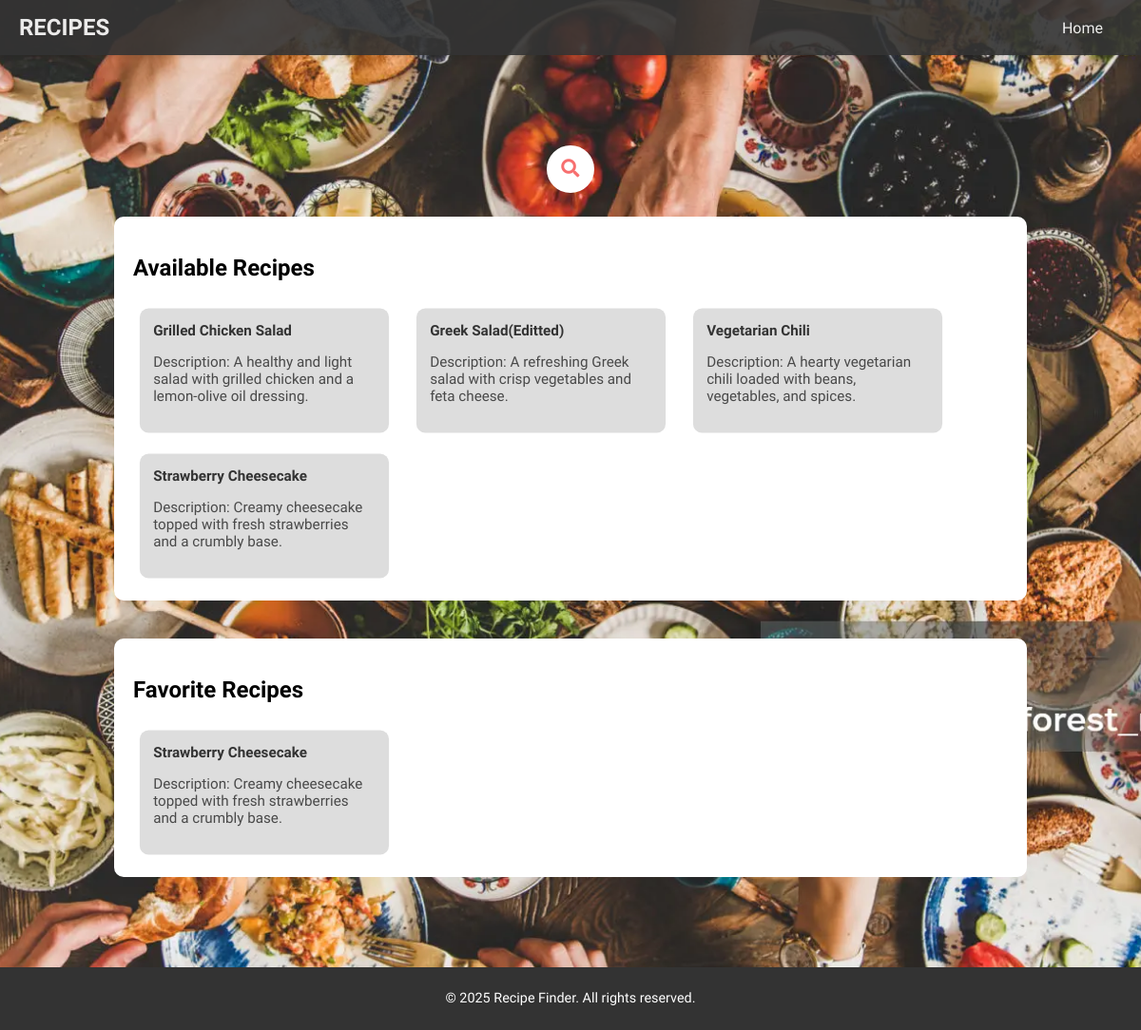
Page /user-page/ (signed in) on the committed database.
### users/models.py (models this page shows, shortened)
class Recipe(models.Model):
    COURSE_CHOICES = [
        ('Appetizers', 'Appetizers'),
        ('Main Course', 'Main Course'),
        ('Dessert', 'Dessert'),
    ]
    name = models.CharField(max_length=200)
    course = models.CharField(max_length=20, choices=COURSE_CHOICES)
    description = models.TextField()
    ingredients = models.ManyToManyField(Ingredient, through='RecipeIngredient')
    likes = models.ManyToManyField(CustomUser, related_name='liked_recipes', blank=True)
    image = models.TextField(null=True, blank=True)

### users/views.py (the view)
# urls.py: path('user-page/', user_views.user_page_view, name='user_page'),
def user_page_view(request):
    user = request.user
    recipes = Recipe.objects.all()
    favorite_recipes = Recipe.objects.filter(likes=user)
    recipe_list = [
        {
            "recipe_name": recipe.name,
            "recipe_description": recipe.description,
            "likedBy": [user.username for user in recipe.likes.all()],
            "liked": user in recipe.likes.all()
        }
        for recipe in recipes
    ]
    context = {
        'user': user,
        'recipes': recipe_list,
        'fav_recipes': favorite_recipes,
    }
    return render(request, 'users/user_page.html', context)

### users/templates/users/user_page.html (shortened to what this page needs)
{% load static %}
<!DOCTYPE html>
<html lang="en">
<head>
    <link rel="stylesheet" href="{% static 'css/user_page.css' %}">
    <link rel="stylesheet" href="{% static 'css/navbar.css' %}">
    <link rel="stylesheet" href="https://cdnjs.cloudflare.com/ajax/libs/font-awesome/5.15.3/css/all.min.css">
</head>
<body>
    <nav>
        <div class="logo">Recipes</div>
        <ul id="nav-links">
            <li><a href="{% url 'home' %}">Home</a></li>
        </ul>
    </nav>
    <div class="space" style="height: 100px;"></div>
    <div class="container">
        <form class="search_form">
            <i class="fa fa-search"></i>
        </form>
        <div class="recipe-list">
            <h2 id="available-recipes"><a href="{% url 'recipe_list' %} ">Available Recipes</a></h2>
            <div class="content">
                {% if recipes %}
                    {% for recipe in recipes %}
                    <div class="recipe-card">
                        <div class="inner">
                            <a href="{% url 'recipe_list' %}">{{ recipe.recipe_name }}</a>
                            <p>Description: {{ recipe.recipe_description }}</p>
                        </div>
                    </div>
                    {% endfor %}
                {% else %}
                    <p>No recipes available.</p>
                {% endif %}
            </div>
        </div>
        <div class="recipe-list">
            <h2 id="favorites"><a href="{% url 'favorite_recipes' %}">Favorite Recipes</a></h2>
            <div class="content">
               {% if fav_recipes %}
                    {% for recipe in fav_recipes %}
                    <div class="recipe-card">
                        <div class="inner">
                            <a href="{% url 'recipe_list' %}">{{ recipe.name }}</a>
                            <p>Description: {{ recipe.description }}</p>
                        </div>
                    </div>
                    {% endfor %}
                {% else %}
                    <p>No recipes available.</p>
                {% endif %}
            </div>
        </div>
    </div>
    <footer>
        <p>&copy; 2025 Recipe Finder. All rights reserved.</p>
    </footer>
</body>
</html>

### users/static/css/user_page.css (style rules this page uses)
body { font-family: 'Lilita One', sans-serif; margin: 0; padding: 0; background: url(../imgs/user-bg.webp) no-repeat center center fixed; background-size: cover; min-height: 100vh; }
.container { width: 80%; margin: auto; padding: 20px; min-height: 100vh; }
form { position: relative; top: 50%; left: 50%; transform: translate(-50%, -50%); transition: all 1s; width: 50px; height: 50px; background: white; box-sizing: border-box; border-radius: 25px; border: 4px solid white; padding: 5px; }
.fa { box-sizing: border-box; padding: 10px; width: 42.5px; height: 42.5px; position: absolute; top: 0; right: 0; border-radius: 50%; color: #f76f6f; text-align: center; font-size: 1.2em; transition: all 1s; }
.recipe-list { width: 100%; box-sizing: border-box; display: flex; flex-wrap: wrap; justify-content: flex-start; background-color: white; border-radius: 10px; padding: 20px; margin-bottom: 40px; overflow: hidden; gap: 15px; }
.recipe-list h2 { width: 100%; margin-bottom: 10px; }
.recipe-list h2 a { color: black; text-decoration: none; transition: color 0.3s; }
.recipe-list .content { width: 100%; display: flex; flex-wrap: wrap; gap: 15px; justify-content: flex-start; }
.recipe-card { background: #DDDDDD; padding: 15px; border-radius: 10px; width: 30%; box-sizing: border-box; transition: transform 0.3s; display: flex; flex-direction: column; }
.recipe-card a { text-decoration: none; color: #333; font-weight: bold; margin-bottom: 10px; }
.recipe-card p { color: #494949; }
.recipe-card { opacity: 1; transform: scale(0.95); transition: all 0.5s ease-in-out; }
footer { background-color: #333; color: #fff; text-align: center; padding: 10px 0; margin-top: 20px; font-size: 0.9em; }

### users/static/css/navbar.css (style rules this page uses)
nav { background-color: #333; color: #fff; padding: 15px 0; position: sticky; display: flex; justify-content: space-between; align-items: center; top: 0; right: 0; left: 0; width: 100%; z-index: 1000; box-shadow: 0 2px 5px rgba(0, 0, 0, 0.1); opacity: 0.9; }
nav .logo { font-size: 1.5em; font-weight: bold; text-transform: uppercase; margin-left: 20px; display: inline-block; color: #fff; }
nav ul { list-style: none; margin: 0; padding: 0; display: flex; justify-content: flex-end; margin-right: 20px; }
nav ul li { margin: 0 10px; }
nav ul li a { color: #fff; font-size: 1em; padding: 5px 10px; border-radius: 5px; transition: background-color 0.3s ease; text-decoration: none; }

### rows in the picture
Recipe: recipe_name "Grilled Chicken Salad", recipe_description "A healthy and light salad with grilled chicken and a lemon-olive oil dressing."
Recipe: recipe_name "Greek Salad(Editted)", recipe_description "A refreshing Greek salad with crisp vegetables and feta cheese."
Recipe: recipe_name "Vegetarian Chili", recipe_description "A hearty vegetarian chili loaded with beans, vegetables, and spices."
Recipe: recipe_name "Strawberry Cheesecake", recipe_description "Creamy cheesecake topped with fresh strawberries and a crumbly base.", name "Strawberry Cheesecake", description "Creamy cheesecake topped with fresh strawberries and a crumbly base."
